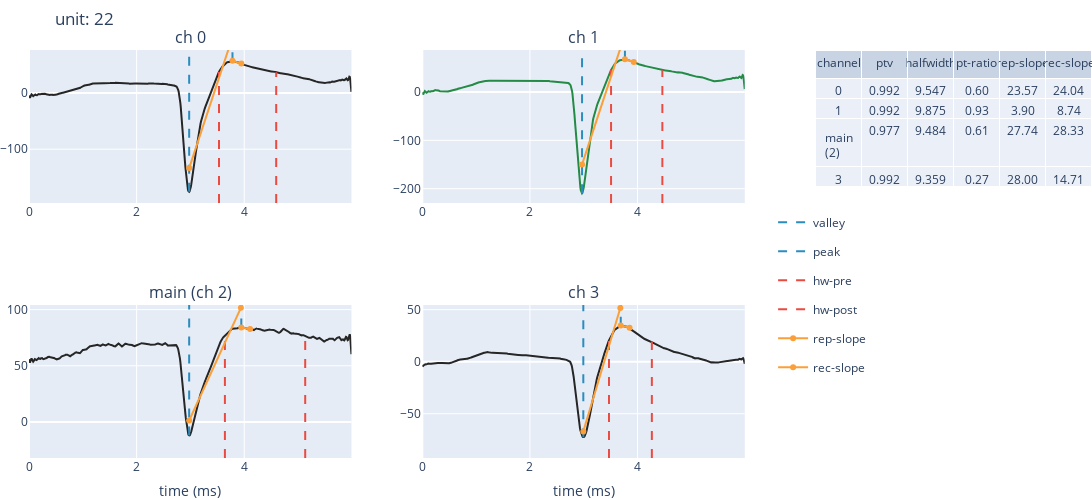
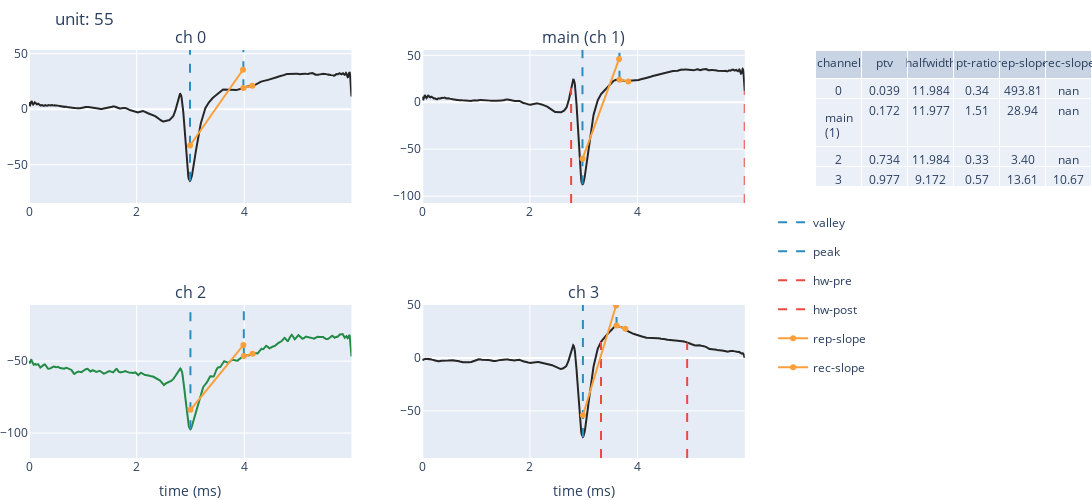
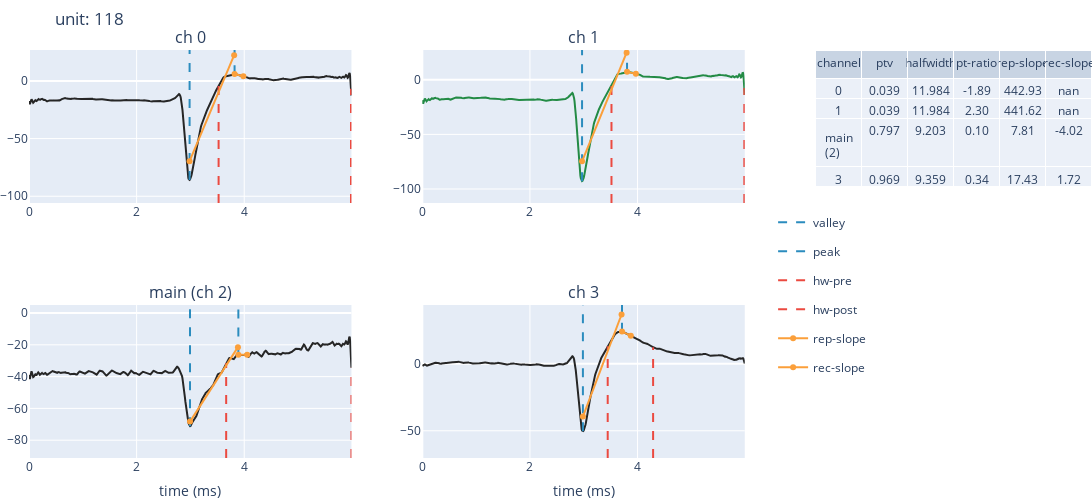
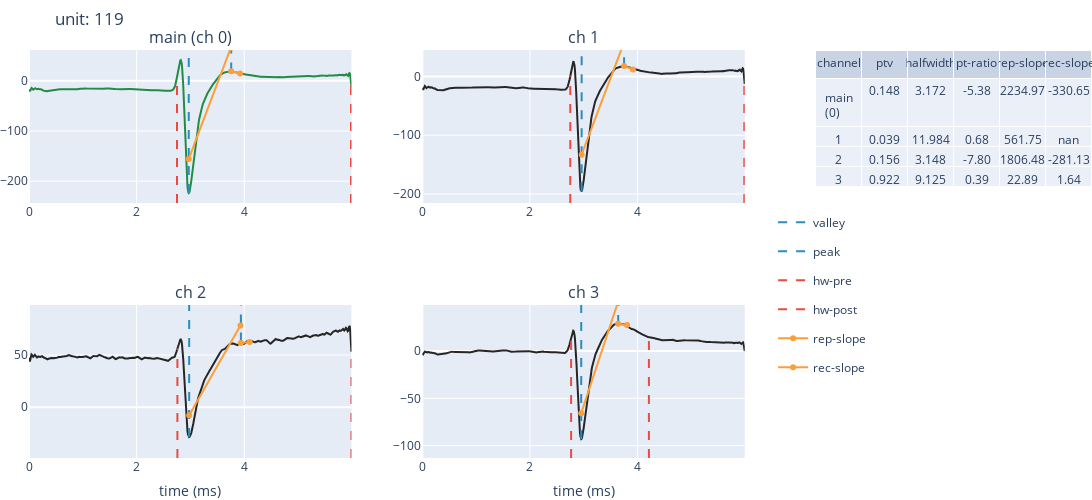

The cell these charts' notebook holds for them, in order:
### Code cell
from spiketoolkit.postprocessing.plot_features import plot_metrics

for uid in good_units:
    plot_metrics(
        sor,
        rec,
        uid,
        invert_template=True,
        upsampling_factor=4,
        )
